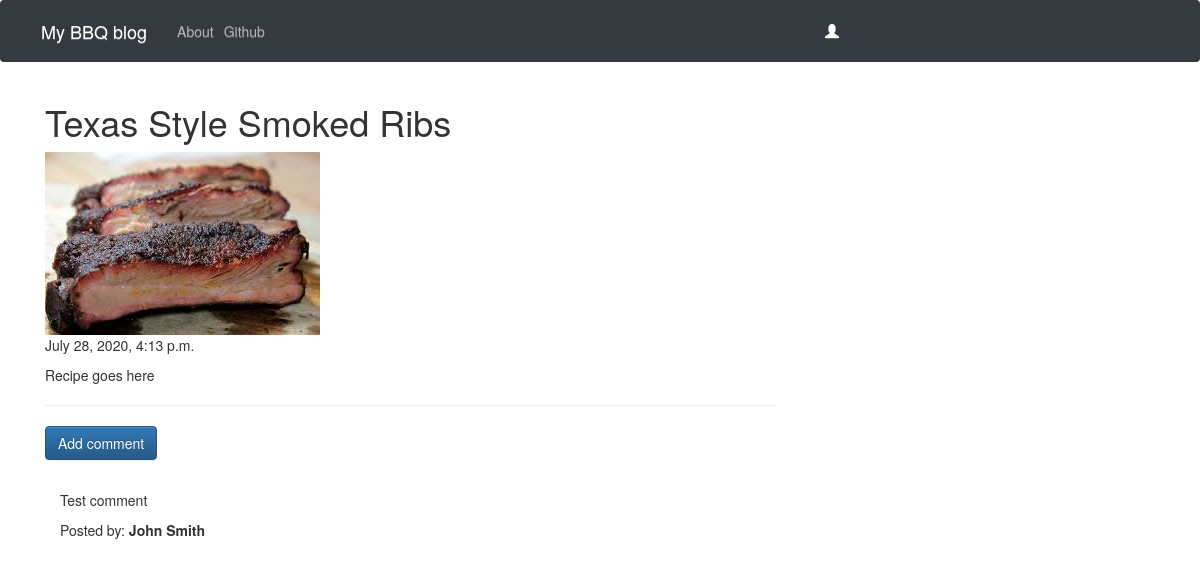
The page /post/26/ on the database its author committed.
### blog/models.py (models this page shows, shortened)
class Post(models.Model):
    author = models.ForeignKey('auth.User',on_delete=models.PROTECT)
    title = models.CharField(max_length = 200)
    text = models.TextField()
    photo = models.ImageField(upload_to='images/')
    create_date = models.DateTimeField(default = timezone.now)
    published_date = models.DateTimeField(blank=True,null=True)
    @property
    def photo_url(self):
        if self.photo and hasattr(self.photo, 'url'):
            return self.photo.url

class Comment(models.Model):
    post = models.ForeignKey('blog.Post',related_name='comments',on_delete=models.CASCADE)
    author = models.CharField(max_length=200)
    text = models.TextField()
    create_date = models.DateTimeField(default= timezone.now)
    approved_comment = models.BooleanField(default=False)

### blog/views.py (the view)
# urls.py: path('post/<int:pk>/',views.PostDetailView.as_view(),name='post_detail'),
class PostDetailView(DetailView):
    model = Post

### blog/templates/blog/post_detail.html (shortened to what this page needs)
{% extends "blog/base.html" %}
{% block content %}
<h1><a id="post_title" class="particletext fire" >{{post.title}}</a></h1>
{% if post.photo %}
<img  src="{{ post.photo_url|default_if_none:'#' }}"/>
{% endif %}
{% if post.published_date %}
    <div class="date">
        {{ post.published_date }}
    </div>
{% else %}
    <a class="btn btn-default" href="{% url 'post_publish' pk=post.pk %}">Publish</a>
{% endif %}
<p class='postcontent' >{{ post.text|safe|linebreaksbr }}</p>
<hr>
<a class="btn btn-primary btn-comment" href="{% url 'add_comment_to_post' pk=post.pk %}">Add comment</a>
<div class="container">
{% for comment in post.comments.all %}
<br>
{% if user.is_authenticated or comment.approved_comment %}
  <p>{{ comment.text|safe|linebreaks }}</p>
  <p>Posted by: <strong>{{ comment.author }}</strong></p>
{% endif %}
{% empty %}
<p>No comments posted.</p>
{% endfor %}
</div>
{% endblock %}

### rows shown on the page
Post: title "Texas Style Smoked Ribs", photo_url (picture), published_date "July 28, 2020, 4:13 p.m.", text "Recipe goes here"
Comment: text "Test comment", author "John Smith"
